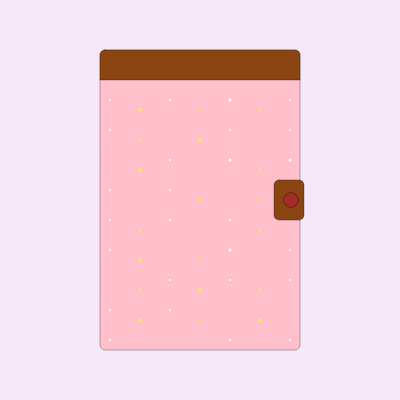
Frame 1 (no input)
Frame 60 (no input): identical to frame 1, image omitted
Frame 120 (the mouse pressed at the canvas centre since frame 60): identical to frame 1, image omitted

The p5.js sketch that drew this single still picture (run headless with seeded random() and noise() and a simulated clock; from frame 60 on, the mouse is pressed at the canvas centre):

// p5.js sketch
// ── sketch.js
function setup() {
  createCanvas(400, 400);

}

function draw() {
  background('#f6e8f7ff');
  translate(100,50)
  
  strokeWeight(0.3)
  
  fill("pink"); 
  rect(0, 0, 200, 300, 5); 
  
  fill(139, 69, 19); 
  rect(0, 0, 200, 30, 5, 5, 0, 0);
  
  fill(139, 69, 19); 
  rect(174, 130, 30, 40, 5);
  fill("brown"); 
  ellipse(191, 150, 15);
  
  
  strokeWeight(0)

  fill("white")
  ellipse(10,50,2)
  fill("yellow")
  ellipse(40,60,3)
  fill("white")
  ellipse(70,50,2)
  fill("yellow")
  ellipse(100,60,2)
  fill("white")
  ellipse(130,50,3)
  fill("yellow")
  ellipse(160,60,2)
    fill("white")
  ellipse(190,50,2)
  
  fill("white")
  ellipse(10,80,2)
  fill("yellow")
  ellipse(40,90,2)

  fill("yellow")
  ellipse(100,90,3)
  fill("white")
  ellipse(130,80,2)
 
    fill("white")
  ellipse(190,80,2)

  fill("yellow")
  ellipse(40,120,3)
  fill("white")
  ellipse(70,110,2)

  fill("white")
  ellipse(130,110,3)
  fill("yellow")
  ellipse(160,120,2)
    fill("white")
  ellipse(190,110,3)
  
  fill("white")
  ellipse(10,140,2)
  
  fill("white")
  ellipse(70,140,2)
  fill("yellow")
  ellipse(100,150,3)
 
  fill("yellow")
  ellipse(160,150,2)
  
  
  
  fill("white")
  ellipse(10,260,2)
  fill("yellow")
  ellipse(40,270,3)
  fill("white")
  ellipse(70,260,2)
  fill("yellow")
  ellipse(100,270,2)
  fill("yellow")
  ellipse(160,270,3)
 
  

  fill("yellow")
  ellipse(40,240,2)
  fill("white")
  ellipse(70,230,2)
  fill("yellow")
  ellipse(100,240,3)
  fill("white")
  ellipse(130,230,2)
  fill("yellow")
  ellipse(160,240,2)
    fill("white")
  ellipse(190,230,2)
  
  fill("white")
  ellipse(10,200,2)
  fill("yellow")
  ellipse(40,210,3)
 
  fill("yellow")
  ellipse(100,210,2)
  fill("white")
  ellipse(130,200,3)
  
  fill("white")
  ellipse(190,200,2)
  
  fill("white")
  ellipse(10,170,2)
  fill("yellow")
  ellipse(40,180,2)
  fill("white")
  ellipse(70,170,2)

  fill("white")
  ellipse(130,170,2)
  fill("yellow")
  ellipse(160,180,2)

  
  fill("white")
  ellipse(10,290,2)

  fill("white")
  ellipse(130,290,2)
  fill("white")
  ellipse(190,290,2)

  
}
